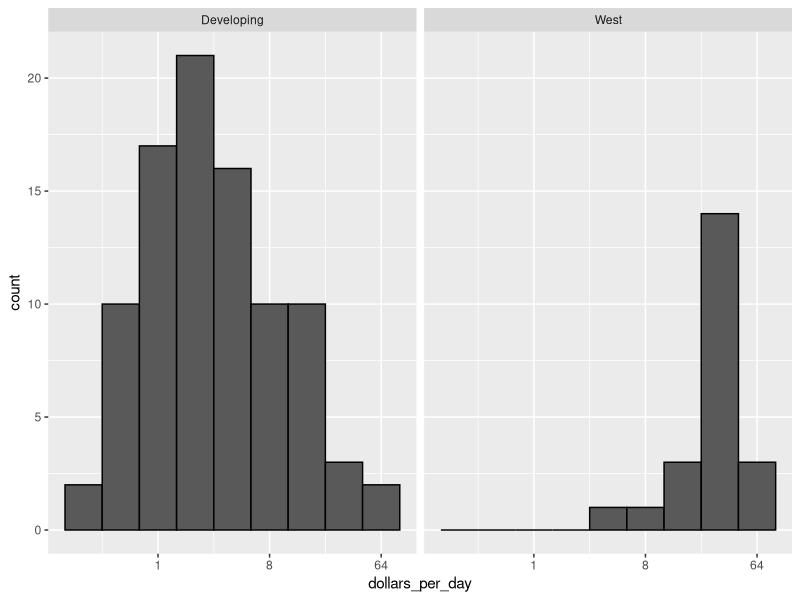

The R script that drew this image:
library(tidyverse)
library(dslabs)
library(dplyr)
data("gapminder")
gapminder <- gapminder %>%
  mutate(dollars_per_day = gdp/population/365)
past_year <- 1970
west <- c("Northern Europe",  "Northern America", "Western Europe", "Southern Europe", "Australia and New Zealand")
gapminder %>%
  filter(year == past_year & !is.na(gdp)) %>%
  mutate(group = ifelse(region %in% west, "West", "Developing")) %>%
  ggplot(aes(dollars_per_day)) +
  geom_histogram(binwidth = 1, color = "black") +
  scale_x_continuous(trans = "log2") +
  facet_grid(. ~ group)
levels(gapminder$group)
gapminder$group

gapminder %>% mutate(group = ifelse(region %in% west, "West", "Developing"))
gapminder %>% mutate(a=gdp*population)
gapminder
